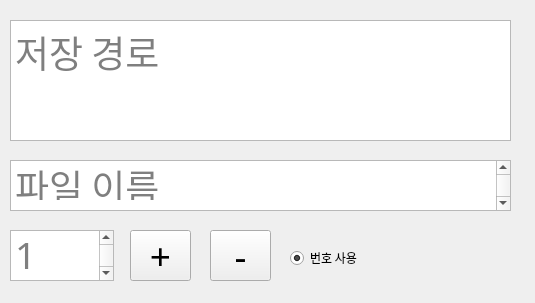
<?xml version="1.0" encoding="UTF-8"?>
<ui version="4.0">
 <class>MainWindow</class>
 <widget class="QMainWindow" name="MainWindow">
  <property name="geometry">
   <rect>
    <x>0</x>
    <y>0</y>
    <width>535</width>
    <height>303</height>
   </rect>
  </property>
  <property name="font">
   <font>
    <family>경기천년제목 Medium</family>
   </font>
  </property>
  <property name="contextMenuPolicy">
   <enum>Qt::NoContextMenu</enum>
  </property>
  <property name="windowTitle">
   <string>QuickScreenshot</string>
  </property>
  <property name="windowIcon">
   <iconset resource="fabicon.qrc">
    <normaloff>:/fabicon/favicon.png</normaloff>:/fabicon/favicon.png</iconset>
  </property>
  <widget class="QWidget" name="centralwidget">
   <property name="font">
    <font>
     <family>경기천년제목 Medium</family>
    </font>
   </property>
   <widget class="QTextEdit" name="textEdit_name">
    <property name="geometry">
     <rect>
      <x>10</x>
      <y>160</y>
      <width>501</width>
      <height>51</height>
     </rect>
    </property>
    <property name="font">
     <font>
      <pointsize>28</pointsize>
     </font>
    </property>
    <property name="documentTitle">
     <string/>
    </property>
    <property name="readOnly">
     <bool>false</bool>
    </property>
    <property name="placeholderText">
     <string>파일 이름</string>
    </property>
   </widget>
   <widget class="QTextEdit" name="textEdit_path">
    <property name="geometry">
     <rect>
      <x>10</x>
      <y>20</y>
      <width>501</width>
      <height>121</height>
     </rect>
    </property>
    <property name="font">
     <font>
      <pointsize>28</pointsize>
     </font>
    </property>
    <property name="documentTitle">
     <string/>
    </property>
    <property name="placeholderText">
     <string>저장 경로</string>
    </property>
   </widget>
   <widget class="QTextEdit" name="textEdit_number">
    <property name="geometry">
     <rect>
      <x>10</x>
      <y>230</y>
      <width>104</width>
      <height>51</height>
     </rect>
    </property>
    <property name="font">
     <font>
      <pointsize>28</pointsize>
     </font>
    </property>
    <property name="contextMenuPolicy">
     <enum>Qt::DefaultContextMenu</enum>
    </property>
    <property name="readOnly">
     <bool>false</bool>
    </property>
    <property name="placeholderText">
     <string>1</string>
    </property>
   </widget>
   <widget class="QPushButton" name="pushButton_plus">
    <property name="geometry">
     <rect>
      <x>130</x>
      <y>230</y>
      <width>61</width>
      <height>51</height>
     </rect>
    </property>
    <property name="font">
     <font>
      <pointsize>28</pointsize>
     </font>
    </property>
    <property name="text">
     <string>+</string>
    </property>
   </widget>
   <widget class="QPushButton" name="pushButton_minus">
    <property name="geometry">
     <rect>
      <x>210</x>
      <y>230</y>
      <width>61</width>
      <height>51</height>
     </rect>
    </property>
    <property name="font">
     <font>
      <pointsize>28</pointsize>
     </font>
    </property>
    <property name="text">
     <string>-</string>
    </property>
   </widget>
   <widget class="QRadioButton" name="radioButton_number">
    <property name="geometry">
     <rect>
      <x>290</x>
      <y>250</y>
      <width>90</width>
      <height>16</height>
     </rect>
    </property>
    <property name="text">
     <string>번호 사용</string>
    </property>
    <property name="checked">
     <bool>true</bool>
    </property>
   </widget>
  </widget>
 </widget>
 <resources>
  <include location="fabicon.qrc"/>
 </resources>
 <connections/>
</ui>
